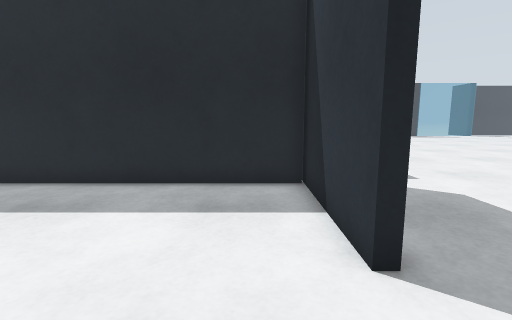
view 1 (above)

16 first-person views from a walk through a world built for the Gazebo simulator. The camera is 0.94 m above the floor, tilts 8° down and sees 85° across. The floor is counted in squares, 0.5 m on a side. Each view is taken from the middle of a square. On the plan, view 1 faces up. The plan holds only what a view shows up to about 16 squares ahead; the rest is blank. The place goes on beyond the plan.

view 2
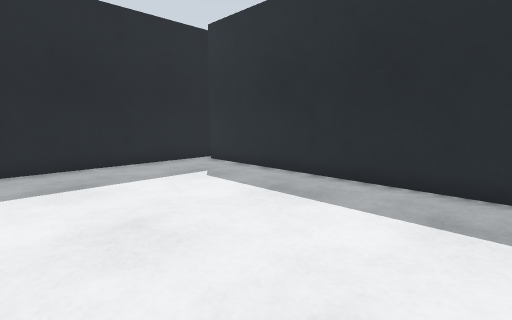

view 3
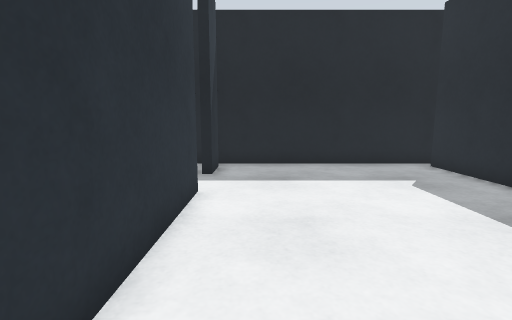

view 4
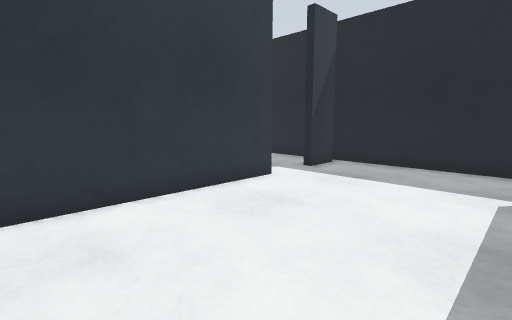

view 5
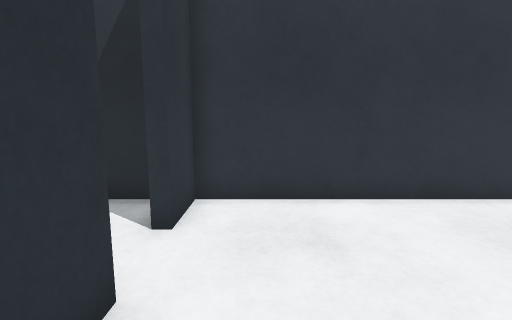

view 6
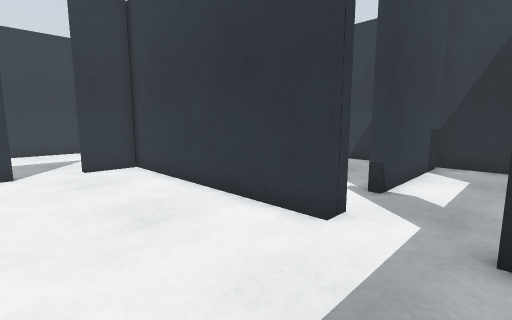

view 7
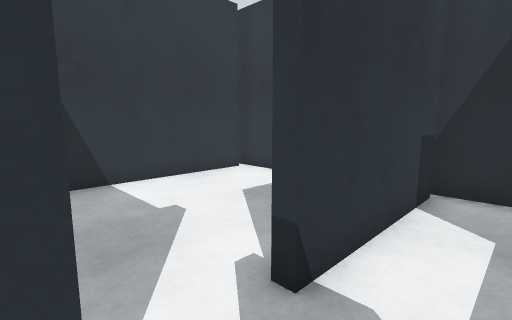

view 8
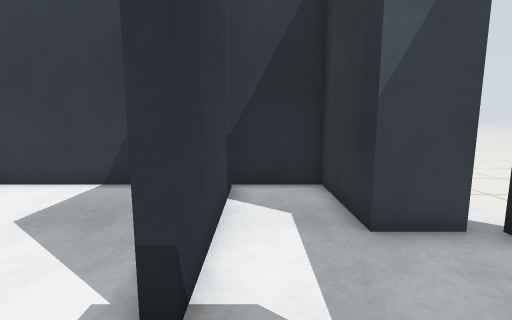

view 9
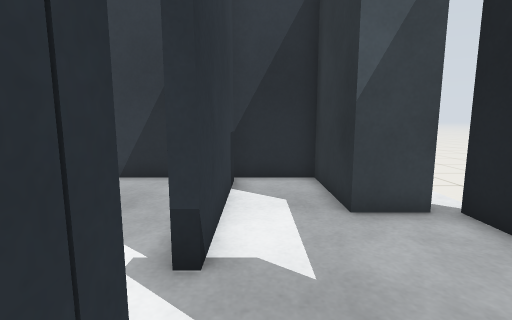

view 10
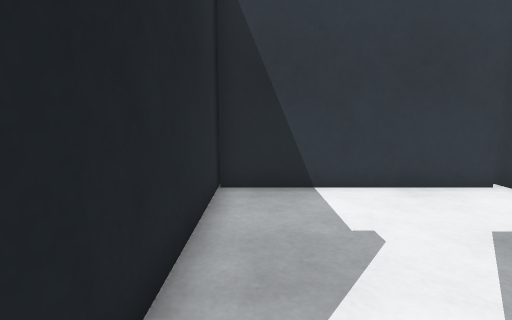

view 11
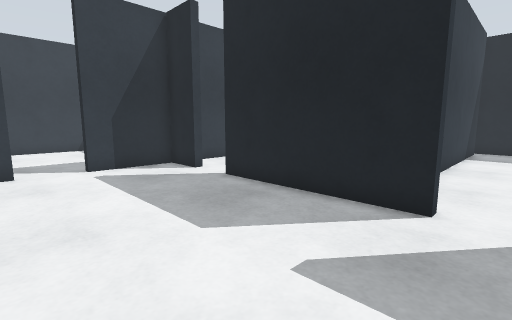

view 12
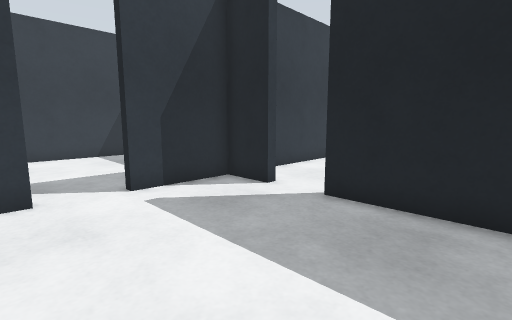

view 13
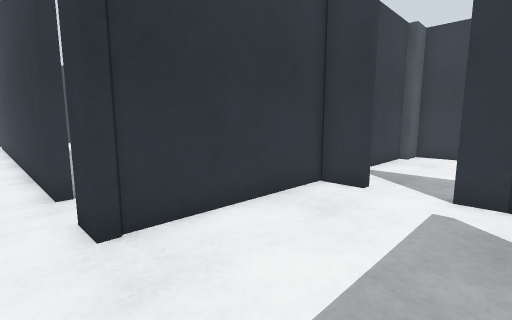

view 14
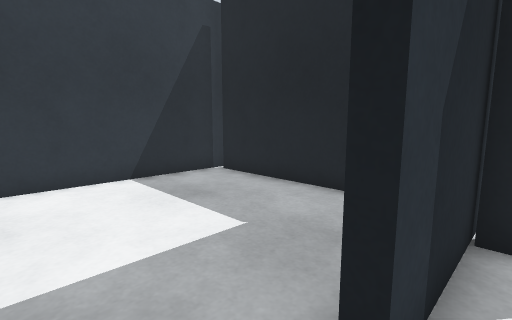

view 15
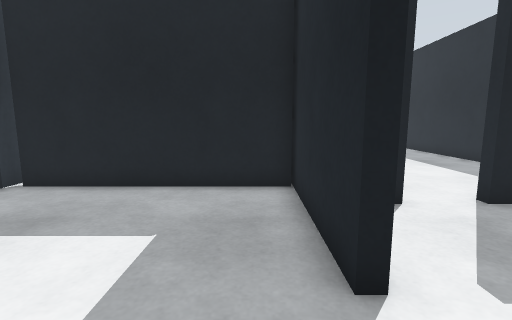

view 16
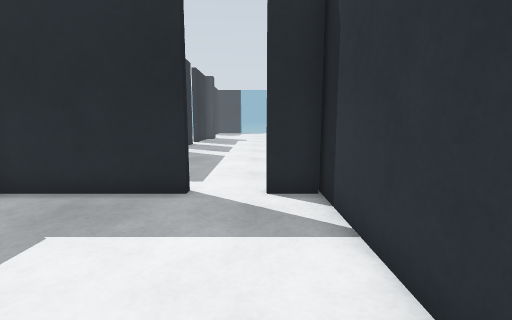

### Floor plan
Ten units are one square. View 1 is at (0, 0); x grows to the right and y downward. Boxes are objects, and circles mark ways between rooms. Rooms are numbered by the first view taken in them; rooms with no view inside come last. Other rooms are left out.
<svg viewBox="-127 -135 390 232">
<path fill="none" stroke="#000" d="M-73 6 15 6 15 -13 18 -13M18 -33 15 -33 15 -89M-116 6 -100 6M15 -83 -116 -83M-122 -102 -122 9M-116 56 -100 56 -100 92 -71 92M-73 13 -73 6M-100 6 -100 10M-122 9 -122 56M-73 88 -73 33M118 -58 258 -58M18 -97 18 -33M87 4 87 -58 98 -58M73 6 86 6M18 -13 18 5M15 6 52 6M52 6 52 9 0 9M88 9 73 9 73 6M1 9 1 88M1 92 83 92 83 78 87 78 87 4M-73 33 -69 33M-51 92 1 92M-69 13 -73 13M-3 88 -3 9M0 9 -64 9"/>
<circle cx="-85" cy="10" r="3" fill="#2a7"/>
<circle cx="15" cy="-25" r="3" fill="#2a7"/>
<circle cx="-70" cy="25" r="3" fill="#2a7"/>
<circle cx="65" cy="10" r="3" fill="#2a7"/>
<text x="-50" y="-30">1</text>
<text x="-90" y="40">2</text>
<text x="150" y="-130">3</text>
<text x="50" y="50">4</text>
<text x="-40" y="50">5</text>
</svg>
Room 1 opens to room 2. Room 1 opens to room 3. Room 2 opens to room 5. Room 3 opens to room 4.

Where each view was taken, in squares from view 1:
view 1: 0 up, 0 right, facing up
view 2: 0 up, 0 right, facing up-left
view 3: 1 up, 0 right, facing left
view 4: 6 up, 0 right, facing down-left
view 5: 6 up, 0 right, facing down
view 6: 4 up, 10 left, facing down-right
view 7: 1 down, 9 left, facing down-right
view 8: 1 down, 8 left, facing down
view 9: 0 up, 8 left, facing down
view 10: 2 down, 8 left, facing right
view 11: 11 up, 8 right, facing down-left
view 12: 7 up, 8 right, facing down-left
view 13: 7 up, 4 right, facing down-right
view 14: 0 up, 7 right, facing down-left
view 15: 2 down, 8 right, facing left
view 16: 8 down, 7 right, facing up
